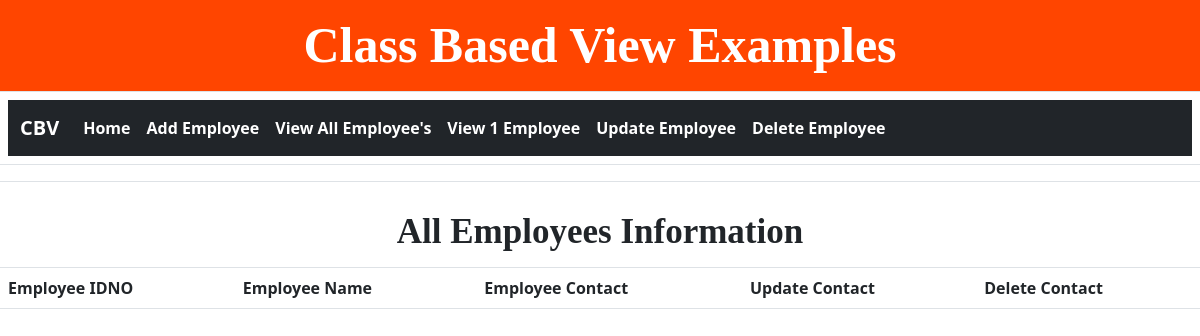
The app's page /view_all_employees/, older data.
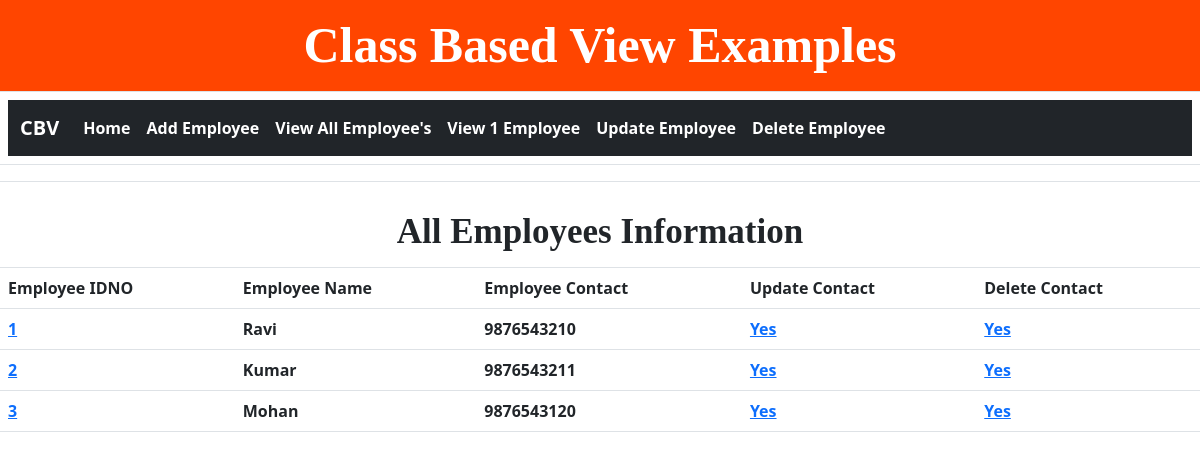
The same page, newer data.
### app26/models.py (models this page shows)
class EmployeeModel(models.Model):
    designantion_choices = (('Developer','Developer'),
                            ('Designaer','Designear'),
                            ('Manager','Manager'))
    idno = models.AutoField(primary_key=True)
    name = models.CharField(max_length=100)
    designation = models.CharField(choices=designantion_choices,max_length=100)
    contact = models.IntegerField(unique=True)
    photo = models.ImageField(upload_to='employee_images/')

### app26/views.py (the view)
# urls.py: path('view_all_employees/',views.ViewAllEmployees.as_view(),name='view_all_employees'),
class ViewAllEmployees(ListView):
    template_name = 'view_all_employee.html'
    model = EmployeeModel
    queryset = EmployeeModel.objects.values('idno','name','contact')

### templates/view_all_employee.html
{% include 'common.html' %}
{% block content %}
    {% load static %}
    <table class="table">
        <tr>
            <th colspan="5" style="font-size: 35px;font-family: 'Agency FB';text-align: center">
                All Employees Information
            </th>
        </tr>
        <tr>
            <th> Employee IDNO </th>
            <th> Employee Name </th>
            <th> Employee Contact </th>
            <th> Update Contact </th>
            <th> Delete Contact </th>
        </tr>
        {% for object in object_list %}
            <tr>
                <th>
                    <a href="{% url 'view_one_employee' object.idno %}">
                        {{ object.idno }}
                    </a>
                </th>
                <th>{{ object.name }}</th>
                <th>{{ object.contact }}</th>
                <th>
                    <a href="{% url 'update_employee' object.idno %}">
                        Yes
                    </a>
                </th>
                <th>
                    <a href="{% url 'delete_employee' object.idno %}">
                        Yes
                    </a>
                </th>
            </tr>
        {% endfor %}
    </table>
{% endblock %}

### templates/common.html (shortened to what this page needs)
<!doctype html>
<html lang="en">
  <head>
    <link href="https://cdn.jsdelivr.net/npm/bootstrap@5.1.0/dist/css/bootstrap.min.css" rel="stylesheet">
  </head>
  <body>
    <table align="center" class="table">
        <tr>
            <th style="background-color: orangered;color: white;font-family: 'Agency FB';font-size: 50px;text-align: center">
                Class Based View Examples
            </th>
        </tr>
        <tr>
            <th>
                <nav class="navbar navbar-expand-lg navbar-dark bg-dark">
  <div class="container-fluid">
    <a class="navbar-brand">CBV</a>
    <div class="collapse navbar-collapse" id="navbarNavAltMarkup">
      <div class="navbar-nav">
        <a class="nav-link active" aria-current="page" href="{% url 'main' %}">Home</a>
        <a class="nav-link active" aria-current="page" href="{% url 'add_employee' %}">Add Employee</a>
        <a class="nav-link active" aria-current="page" href="{% url 'view_all_employees' %}">View All Employee's</a>
        <a class="nav-link active" aria-current="page" href="{% url 'view_one' %}">View 1 Employee</a>
        <a class="nav-link active" aria-current="page" href="#">Update Employee</a>
        <a class="nav-link active" aria-current="page" href="#">Delete Employee</a>
      </div>
    </div>
  </div>
</nav>
            </th>
        </tr>
        <tr>
            <th>
            </th>
        </tr>
    </table>
  </body>
</html>

Row changes from the older to the newer data that the page shows:
added EmployeeModel: idno "1", name "Ravi", contact "9876543210"
added EmployeeModel: idno "2", name "Kumar", contact "9876543211"
added EmployeeModel: idno "3", name "Mohan", contact "9876543120"
